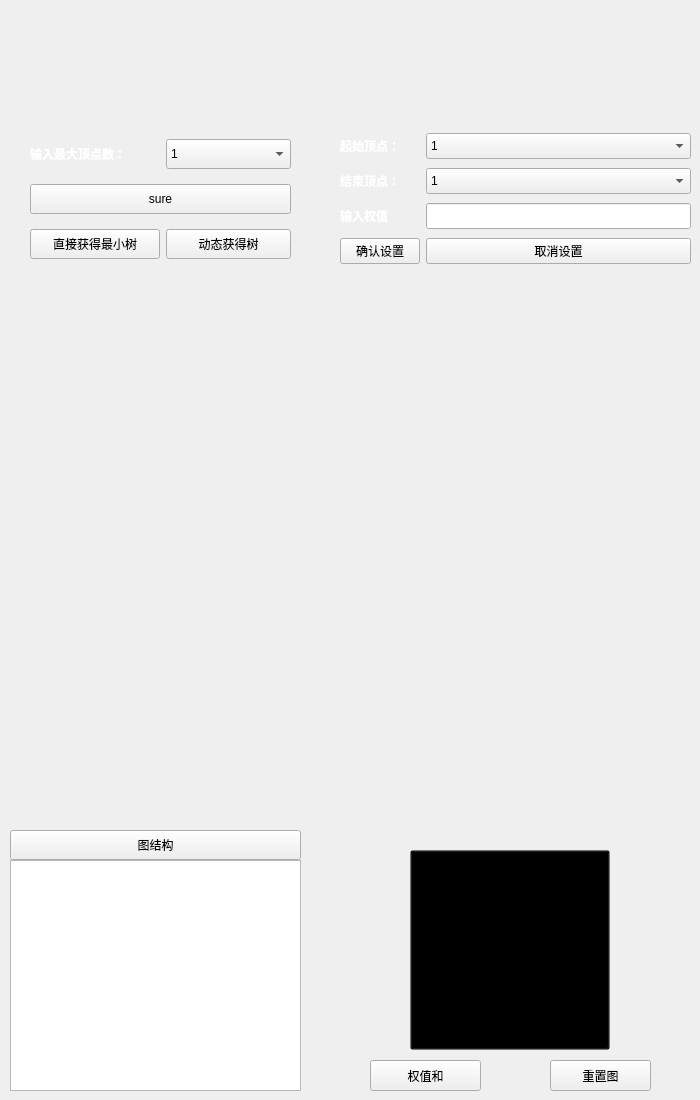
<?xml version="1.0" encoding="UTF-8"?>
<ui version="4.0">
 <class>Widget</class>
 <widget class="QWidget" name="Widget">
  <property name="geometry">
   <rect>
    <x>0</x>
    <y>0</y>
    <width>700</width>
    <height>1100</height>
   </rect>
  </property>
  <property name="minimumSize">
   <size>
    <width>700</width>
    <height>900</height>
   </size>
  </property>
  <property name="windowTitle">
   <string>Form</string>
  </property>
  <property name="styleSheet">
   <string notr="true"/>
  </property>
  <widget class="AnimationButton" name="widget1" native="true">
   <property name="geometry">
    <rect>
     <x>6</x>
     <y>6</y>
     <width>166</width>
     <height>101</height>
    </rect>
   </property>
  </widget>
  <widget class="AnimationButton" name="widget2" native="true">
   <property name="geometry">
    <rect>
     <x>176</x>
     <y>6</y>
     <width>165</width>
     <height>101</height>
    </rect>
   </property>
  </widget>
  <widget class="AnimationButton" name="widget3" native="true">
   <property name="geometry">
    <rect>
     <x>345</x>
     <y>6</y>
     <width>166</width>
     <height>101</height>
    </rect>
   </property>
  </widget>
  <widget class="AnimationButton" name="widget4" native="true">
   <property name="geometry">
    <rect>
     <x>515</x>
     <y>6</y>
     <width>165</width>
     <height>101</height>
    </rect>
   </property>
  </widget>
  <widget class="QWidget" name="gridLayoutWidget">
   <property name="geometry">
    <rect>
     <x>340</x>
     <y>130</y>
     <width>351</width>
     <height>141</height>
    </rect>
   </property>
   <layout class="QGridLayout" name="gridLayout">
    <item row="3" column="0">
     <widget class="QPushButton" name="gBtn">
      <property name="minimumSize">
       <size>
        <width>30</width>
        <height>26</height>
       </size>
      </property>
      <property name="text">
       <string>确认设置</string>
      </property>
     </widget>
    </item>
    <item row="3" column="2">
     <widget class="QPushButton" name="dBtn">
      <property name="minimumSize">
       <size>
        <width>0</width>
        <height>26</height>
       </size>
      </property>
      <property name="text">
       <string>取消设置</string>
      </property>
     </widget>
    </item>
    <item row="0" column="0">
     <widget class="QLabel" name="label_2">
      <property name="minimumSize">
       <size>
        <width>0</width>
        <height>26</height>
       </size>
      </property>
      <property name="text">
       <string>&lt;html&gt;&lt;head/&gt;&lt;body&gt;&lt;p&gt;&lt;span style=&quot; font-weight:600; color:#ffffff;&quot;&gt;起始顶点：&lt;/span&gt;&lt;/p&gt;&lt;/body&gt;&lt;/html&gt;</string>
      </property>
     </widget>
    </item>
    <item row="0" column="2">
     <widget class="QComboBox" name="beginVertex">
      <property name="minimumSize">
       <size>
        <width>0</width>
        <height>26</height>
       </size>
      </property>
      <item>
       <property name="text">
        <string>1</string>
       </property>
      </item>
      <item>
       <property name="text">
        <string>2</string>
       </property>
      </item>
      <item>
       <property name="text">
        <string>3</string>
       </property>
      </item>
      <item>
       <property name="text">
        <string>4</string>
       </property>
      </item>
      <item>
       <property name="text">
        <string>5</string>
       </property>
      </item>
      <item>
       <property name="text">
        <string>6</string>
       </property>
      </item>
      <item>
       <property name="text">
        <string>7</string>
       </property>
      </item>
      <item>
       <property name="text">
        <string>8</string>
       </property>
      </item>
      <item>
       <property name="text">
        <string>9</string>
       </property>
      </item>
     </widget>
    </item>
    <item row="1" column="0">
     <widget class="QLabel" name="label_3">
      <property name="minimumSize">
       <size>
        <width>0</width>
        <height>26</height>
       </size>
      </property>
      <property name="text">
       <string>&lt;html&gt;&lt;head/&gt;&lt;body&gt;&lt;p&gt;&lt;span style=&quot; font-weight:600; color:#ffffff;&quot;&gt;结束顶点：&lt;/span&gt;&lt;/p&gt;&lt;/body&gt;&lt;/html&gt;</string>
      </property>
     </widget>
    </item>
    <item row="1" column="2">
     <widget class="QComboBox" name="endVertex">
      <property name="minimumSize">
       <size>
        <width>0</width>
        <height>26</height>
       </size>
      </property>
      <item>
       <property name="text">
        <string>1</string>
       </property>
      </item>
      <item>
       <property name="text">
        <string>2</string>
       </property>
      </item>
      <item>
       <property name="text">
        <string>3</string>
       </property>
      </item>
      <item>
       <property name="text">
        <string>4</string>
       </property>
      </item>
      <item>
       <property name="text">
        <string>5</string>
       </property>
      </item>
      <item>
       <property name="text">
        <string>6</string>
       </property>
      </item>
      <item>
       <property name="text">
        <string>7</string>
       </property>
      </item>
      <item>
       <property name="text">
        <string>8</string>
       </property>
      </item>
      <item>
       <property name="text">
        <string>9</string>
       </property>
      </item>
     </widget>
    </item>
    <item row="2" column="0">
     <widget class="QLabel" name="label_4">
      <property name="minimumSize">
       <size>
        <width>0</width>
        <height>26</height>
       </size>
      </property>
      <property name="text">
       <string>&lt;html&gt;&lt;head/&gt;&lt;body&gt;&lt;p&gt;&lt;span style=&quot; font-weight:600; color:#ffffff;&quot;&gt;输入权值&lt;/span&gt;&lt;/p&gt;&lt;/body&gt;&lt;/html&gt;</string>
      </property>
     </widget>
    </item>
    <item row="2" column="2">
     <widget class="QLineEdit" name="weightEdit">
      <property name="minimumSize">
       <size>
        <width>0</width>
        <height>26</height>
       </size>
      </property>
     </widget>
    </item>
   </layout>
  </widget>
  <widget class="QWidget" name="gridLayoutWidget_2">
   <property name="geometry">
    <rect>
     <x>30</x>
     <y>130</y>
     <width>261</width>
     <height>141</height>
    </rect>
   </property>
   <layout class="QGridLayout" name="gridLayout_2">
    <item row="0" column="0">
     <widget class="QLabel" name="label">
      <property name="minimumSize">
       <size>
        <width>130</width>
        <height>30</height>
       </size>
      </property>
      <property name="text">
       <string>&lt;html&gt;&lt;head/&gt;&lt;body&gt;&lt;p&gt;&lt;span style=&quot; font-weight:600; color:#ffffff;&quot;&gt;输入最大顶点数：&lt;/span&gt;&lt;/p&gt;&lt;/body&gt;&lt;/html&gt;</string>
      </property>
     </widget>
    </item>
    <item row="0" column="1">
     <widget class="QComboBox" name="numV">
      <property name="minimumSize">
       <size>
        <width>0</width>
        <height>30</height>
       </size>
      </property>
      <item>
       <property name="text">
        <string>1</string>
       </property>
      </item>
      <item>
       <property name="text">
        <string>2</string>
       </property>
      </item>
      <item>
       <property name="text">
        <string>3</string>
       </property>
      </item>
      <item>
       <property name="text">
        <string>4</string>
       </property>
      </item>
      <item>
       <property name="text">
        <string>5</string>
       </property>
      </item>
      <item>
       <property name="text">
        <string>6</string>
       </property>
      </item>
      <item>
       <property name="text">
        <string>7</string>
       </property>
      </item>
      <item>
       <property name="text">
        <string>8</string>
       </property>
      </item>
      <item>
       <property name="text">
        <string>9</string>
       </property>
      </item>
     </widget>
    </item>
    <item row="1" column="0" colspan="2">
     <widget class="QPushButton" name="vertexBtn">
      <property name="minimumSize">
       <size>
        <width>0</width>
        <height>30</height>
       </size>
      </property>
      <property name="text">
       <string>sure</string>
      </property>
     </widget>
    </item>
    <item row="2" column="0">
     <widget class="QPushButton" name="getMinBtn">
      <property name="minimumSize">
       <size>
        <width>40</width>
        <height>30</height>
       </size>
      </property>
      <property name="text">
       <string>直接获得最小树</string>
      </property>
     </widget>
    </item>
    <item row="2" column="1">
     <widget class="QPushButton" name="pushButton">
      <property name="minimumSize">
       <size>
        <width>0</width>
        <height>30</height>
       </size>
      </property>
      <property name="text">
       <string>动态获得树</string>
      </property>
     </widget>
    </item>
   </layout>
  </widget>
  <widget class="QPushButton" name="pushButton_2">
   <property name="geometry">
    <rect>
     <x>10</x>
     <y>830</y>
     <width>291</width>
     <height>30</height>
    </rect>
   </property>
   <property name="minimumSize">
    <size>
     <width>30</width>
     <height>30</height>
    </size>
   </property>
   <property name="text">
    <string>图结构</string>
   </property>
  </widget>
  <widget class="QListWidget" name="listWidget">
   <property name="geometry">
    <rect>
     <x>10</x>
     <y>860</y>
     <width>291</width>
     <height>231</height>
    </rect>
   </property>
  </widget>
  <widget class="QPushButton" name="sumBtn">
   <property name="geometry">
    <rect>
     <x>410</x>
     <y>850</y>
     <width>200</width>
     <height>200</height>
    </rect>
   </property>
   <property name="minimumSize">
    <size>
     <width>200</width>
     <height>200</height>
    </size>
   </property>
   <property name="maximumSize">
    <size>
     <width>200</width>
     <height>200</height>
    </size>
   </property>
   <property name="styleSheet">
    <string notr="true">background-image: url(:/image/sum2.png);
border-color:transparent;
background-color: transparent;

</string>
   </property>
   <property name="text">
    <string/>
   </property>
  </widget>
  <widget class="QPushButton" name="valueBtn">
   <property name="geometry">
    <rect>
     <x>370</x>
     <y>1060</y>
     <width>111</width>
     <height>31</height>
    </rect>
   </property>
   <property name="minimumSize">
    <size>
     <width>100</width>
     <height>30</height>
    </size>
   </property>
   <property name="styleSheet">
    <string notr="true">border-color: transparent;

font: 12pt &quot;MingLiU-ExtB&quot;;

</string>
   </property>
   <property name="text">
    <string>权值和</string>
   </property>
  </widget>
  <widget class="QPushButton" name="pushButton_3">
   <property name="geometry">
    <rect>
     <x>550</x>
     <y>1060</y>
     <width>101</width>
     <height>31</height>
    </rect>
   </property>
   <property name="text">
    <string>重置图</string>
   </property>
  </widget>
 </widget>
 <customwidgets>
  <customwidget>
   <class>AnimationButton</class>
   <extends>QWidget</extends>
   <header>animationbutton.h</header>
   <container>1</container>
  </customwidget>
 </customwidgets>
 <resources/>
 <connections/>
</ui>
